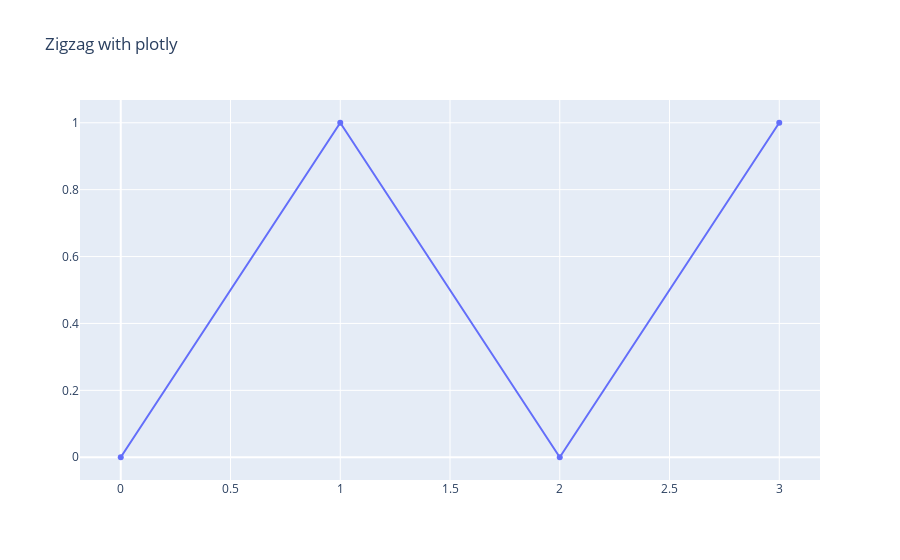

The notebook cell this image was saved under:
### Code cell
import plotly.graph_objects as go

X = [0,1,2,3]
Y = [0,1,0,1]

data = go.Scatter(x=X, y=Y)
layout = {
	'title': 'Zigzag with plotly'
}
fig = go.Figure(data, layout)
fig.show()

### Figure 1 — Plotly figure (JSON) as saved in the notebook; plotly's stock layout.template omitted (floating-point values rounded to 4 significant figures)
{"data": [{"type": "scatter", "x": [0, 1, 2, 3], "y": [0, 1, 0, 1]}], "layout": {"title": {"text": "Zigzag with plotly"}}}
